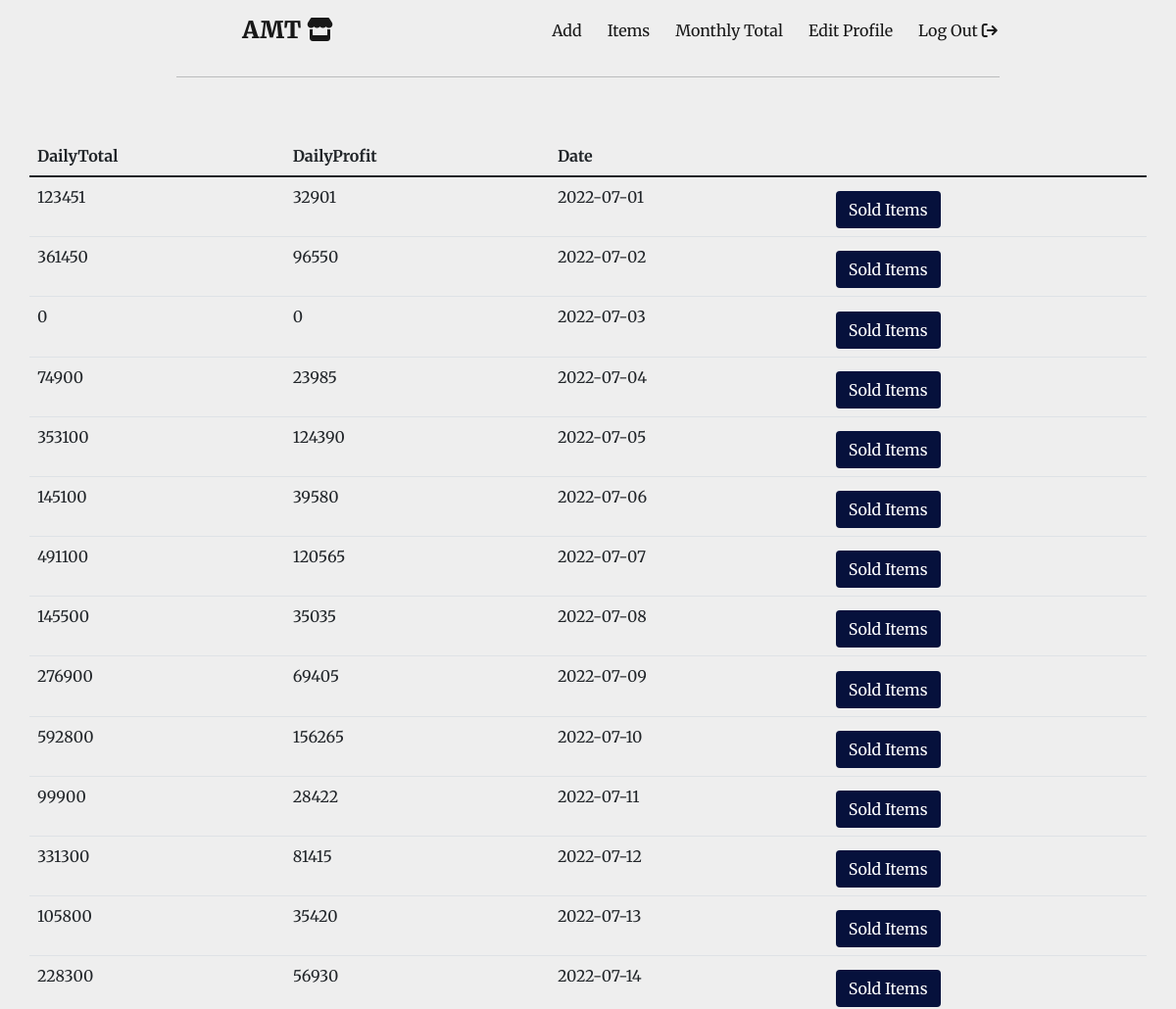
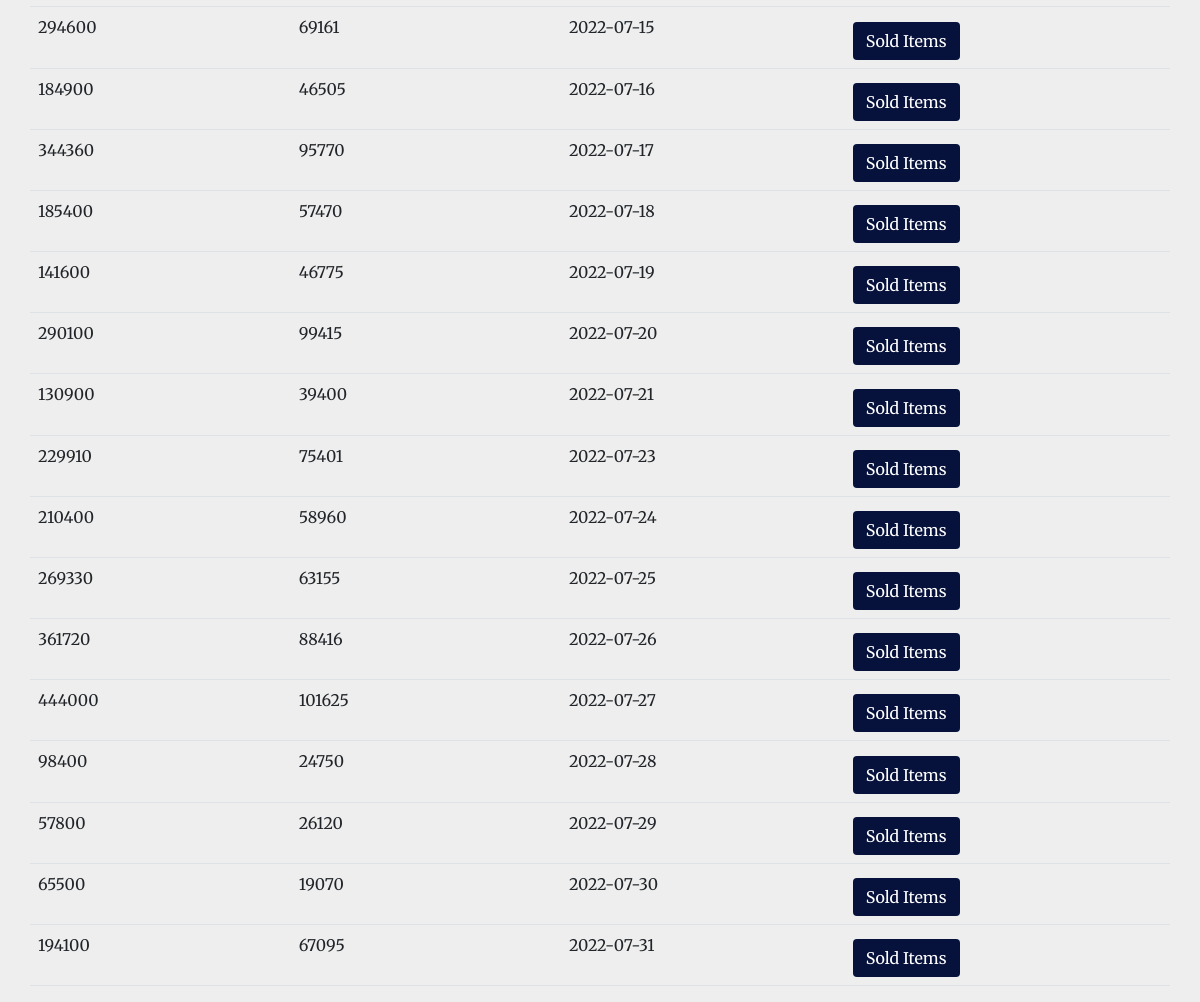
Page /daily_total/2022-07-01 (signed in) on the committed database (2 pictures, top to bottom).
### main.py (models this page shows)
class DailyTotal(db.Model):
    id = db.Column(db.Integer, primary_key=True)
    daily = db.Column(db.Integer, nullable=False)
    daily_profit = db.Column(db.Float, nullable=False)
    date = db.Column(db.Date, nullable=False)

### main.py (the view)
@app.route('/daily_total/<year_month>')
def daily_total(year_month):
    requested_year, requested_month = int(year_month.split('-')[0]), int(year_month.split('-')[1])
    start_date = datetime.date(datetime.strptime(f'{requested_year}-{requested_month}', '%Y-%m'))
    if (requested_year % 400 == 0) and (requested_year % 100 == 0) and requested_month == 2:
        end_date = datetime.strptime(f'{requested_year}-{requested_month}-29', '%Y-%m-%d')
    elif (requested_year % 4 == 0) and (requested_year % 100 != 0) and requested_month == 2:
        end_date = datetime.strptime(f'{requested_year}-{requested_month}-29', '%Y-%m-%d')
    elif requested_month in [4, 6, 9, 11]:
        end_date = datetime.strptime(f'{requested_year}-{requested_month}-30', '%Y-%m-%d')
    else:
        end_date = datetime.strptime(f'{requested_year}-{requested_month}-31', '%Y-%m-%d')
    sold_item = Sale.query.filter_by(date=datetime.now().date()).all()
    first_daily_total = DailyTotal.query.filter_by(date=datetime.now().date()).all()
    total_money, total_profit = 0, 0
    for i in sold_item:
        total_money += float(i.price)
        total_profit += float(i.total)
    if not first_daily_total:
        add_total = DailyTotal(
            daily=total_money,
            daily_profit=total_profit,
            date=datetime.now()
        )
        db.session.add(add_total)
        db.session.commit()
    else:
        for i in first_daily_total:
            i.daily = total_money
            i.daily_profit = total_profit
            i.date = datetime.now()
            db.session.commit()
    new_total = DailyTotal.query.filter(DailyTotal.date.between(start_date, end_date)).all()
    return render_template('daily_total.html', total=new_total)

### main.py (called while the page is built)
@login_manager.user_loader
def load_user(user):
    return User.query.get(int(user))

### templates/daily_total.html
{% include 'header.html' %}
<table class="table container sale-table">
    <thead>
    <tr>
        <th scope="col">DailyTotal</th>
        <th scope="col">DailyProfit</th>
        <th scope="col">Date</th>
    </tr>
    </thead>
    <tbody>
    {% for i in total %}
    <tr>
        <td>
            {% set daily = i.daily|float %}
            {% if daily.is_integer() %}
            {{ daily|int }}
            {% else %}
            {{ daily }}
            {% endif %}
        </td>
        <td>{% if i.daily_profit.is_integer() %}
            {{ i.daily_profit|int }}
            {% else %}
            {{ i.daily_profit }}
            {% endif %}
        </td>
        <td>{{ i.date }}</td>
        <td><a class='btn search-button' id="submit" href="{{ url_for('sold_items', date=i.date) }}">Sold Items</a></td>
    </tr>
    {% endfor %}
    </tbody>
</table>
{% include 'footer.html' %}

### static/css/styles.css (style rules this page uses)
body { background-color: #EEEEEE; font-family: 'Merriweather', serif; }
a { text-decoration: none; color: white; }
#submit { margin-top: 2%; font-family: 'Merriweather', serif; background-color: #06113C; color: white; }
.sale-table { margin-top: 5%; }

### rows in the picture
DailyTotal: daily "123451", daily_profit "32901", date "2022-07-01"
DailyTotal: daily "361450", daily_profit "96550", date "2022-07-02"
DailyTotal: daily "0", daily_profit "0", date "2022-07-03"
DailyTotal: daily "74900", daily_profit "23985", date "2022-07-04"
DailyTotal: daily "353100", daily_profit "124390", date "2022-07-05"
DailyTotal: daily "145100", daily_profit "39580", date "2022-07-06"
DailyTotal: daily "491100", daily_profit "120565", date "2022-07-07"
DailyTotal: daily "145500", daily_profit "35035", date "2022-07-08"
DailyTotal: daily "276900", daily_profit "69405", date "2022-07-09"
DailyTotal: daily "592800", daily_profit "156265", date "2022-07-10"
DailyTotal: daily "99900", daily_profit "28422", date "2022-07-11"
DailyTotal: daily "331300", daily_profit "81415", date "2022-07-12"
DailyTotal: daily "105800", daily_profit "35420", date "2022-07-13"
DailyTotal: daily "228300", daily_profit "56930", date "2022-07-14"
DailyTotal: daily "294600", daily_profit "69161", date "2022-07-15"
DailyTotal: daily "184900", daily_profit "46505", date "2022-07-16"
DailyTotal: daily "344360", daily_profit "95770", date "2022-07-17"
DailyTotal: daily "185400", daily_profit "57470", date "2022-07-18"
DailyTotal: daily "141600", daily_profit "46775", date "2022-07-19"
DailyTotal: daily "290100", daily_profit "99415", date "2022-07-20"
DailyTotal: daily "130900", daily_profit "39400", date "2022-07-21"
DailyTotal: daily "229910", daily_profit "75401", date "2022-07-23"
DailyTotal: daily "210400", daily_profit "58960", date "2022-07-24"
DailyTotal: daily "269330", daily_profit "63155", date "2022-07-25"
DailyTotal: daily "361720", daily_profit "88416", date "2022-07-26"
DailyTotal: daily "444000", daily_profit "101625", date "2022-07-27"
DailyTotal: daily "98400", daily_profit "24750", date "2022-07-28"
DailyTotal: daily "57800", daily_profit "26120", date "2022-07-29"
DailyTotal: daily "65500", daily_profit "19070", date "2022-07-30"
DailyTotal: daily "194100", daily_profit "67095", date "2022-07-31"
